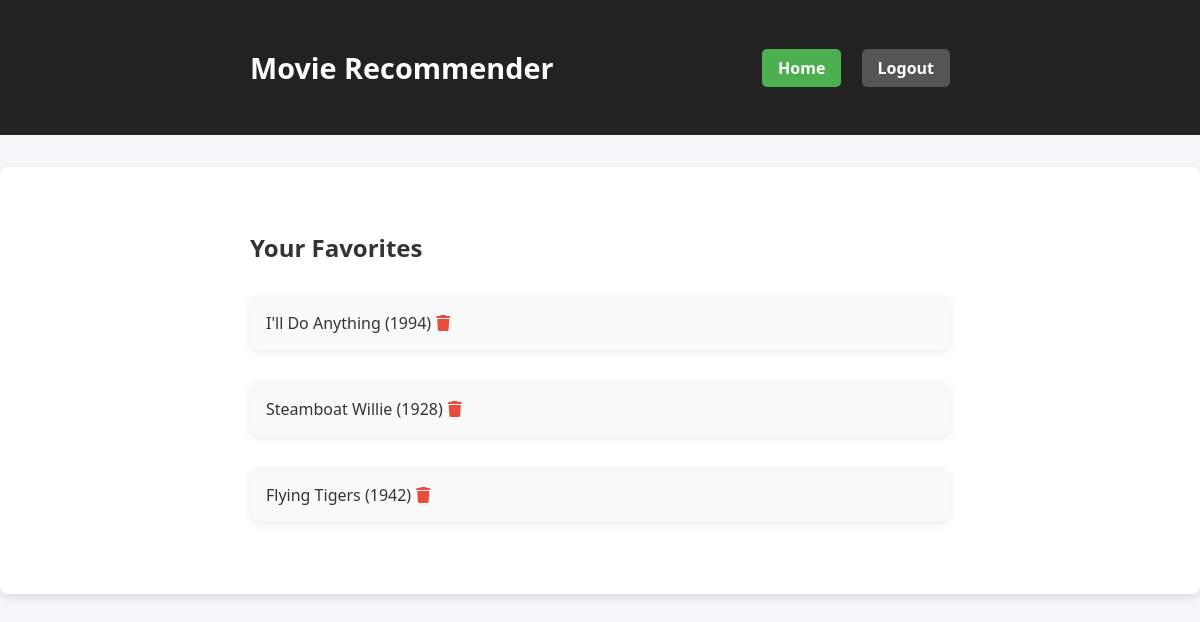
The page /favorites (signed in) on the database as committed earlier.
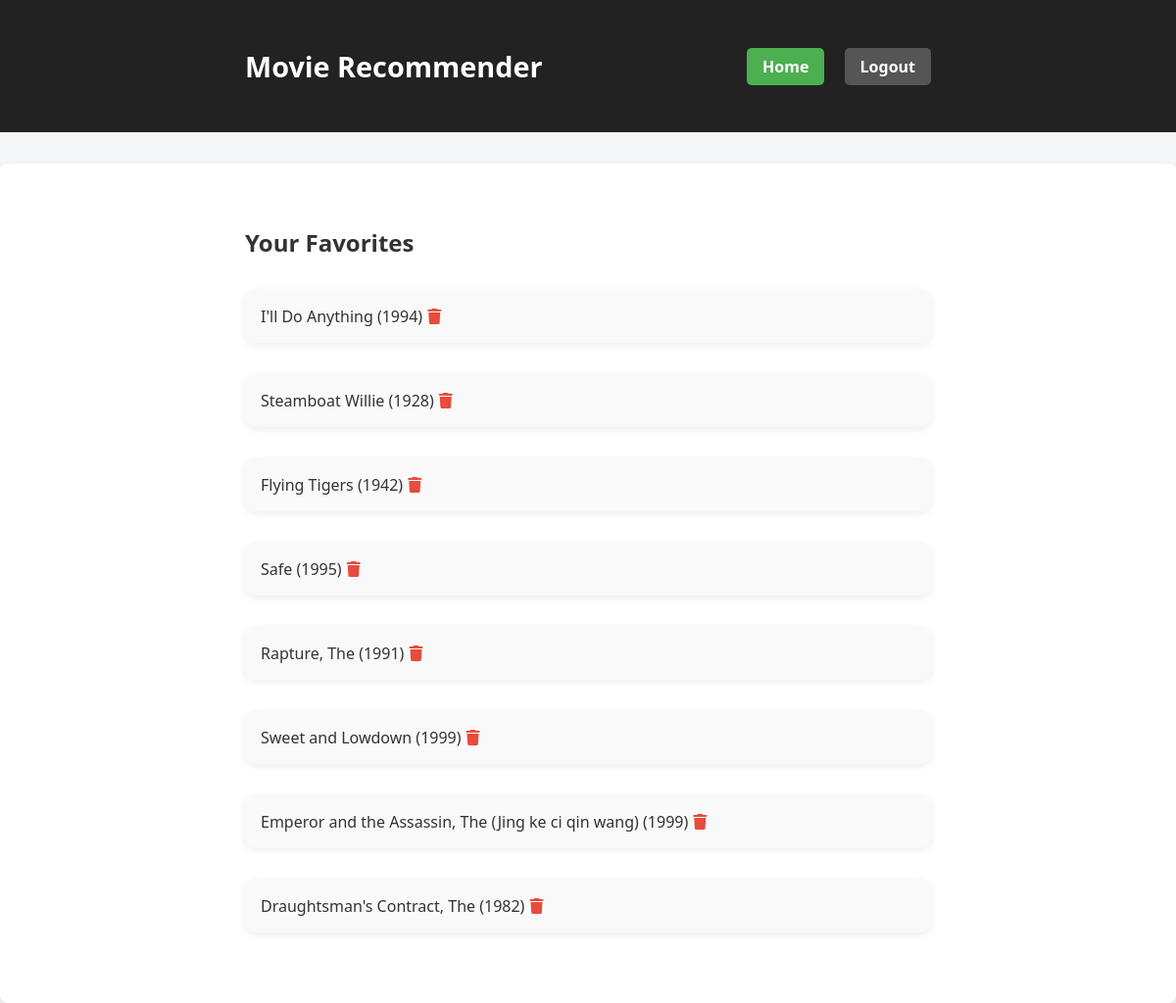
The same page on the database as committed later.
### models.py (models this page shows)
class UserPreference(db.Model):
    id = db.Column(db.Integer, primary_key=True)
    user_id = db.Column(db.Integer, db.ForeignKey('user.id'), nullable=False)
    movie_title = db.Column(db.String(200), nullable=False)

### app.py (the view)
@app.route('/favorites')
@login_required
def favorites():
    liked_movies = UserPreference.query.filter_by(user_id=current_user.id).all()
    return render_template('favorites.html', liked_movies=liked_movies)

### app.py (called while the page is built)
@login_manager.user_loader
def load_user(user_id):
    return User.query.get(int(user_id))

### templates/favorites.html (shortened to what this page needs)
<!DOCTYPE html>
<html lang="en">
<head>
    <link rel="stylesheet" href="{{ url_for('static', filename='style.css') }}">
    <link href="https://cdnjs.cloudflare.com/ajax/libs/font-awesome/6.4.0/css/all.min.css" rel="stylesheet" />
</head>
<body>
    <header>
        <div class="container">
            <h1>Movie Recommender</h1>
            <nav>
                <a href="{{ url_for('home') }}" class="btn">Home</a>
                <a href="{{ url_for('logout') }}" class="btn btn-secondary">Logout</a>
            </nav>
        </div>
    </header>
    <main>
        <div class="container">
            <h2>Your Favorites</h2>
            {% if liked_movies %}
            <ul class="recommendations">
                {% for item in liked_movies %}
                <li>
                    {{ item.movie_title }}
                    <form action="{{ url_for('remove_favorite', movie_id=item.id) }}" method="post"
                        style="display:inline;">
                        <button type="submit" class="btn btn-danger" title="Remove favorite">
                            <i class="fas fa-trash"></i>
                        </button>
                    </form>
                </li>
                {% endfor %}
            </ul>
            {% else %}
            <p>You haven't liked any movies yet.</p>
            {% endif %}
        </div>
    </main>
</body>
</html>

### static/style.css (style rules this page uses)
* { box-sizing: border-box; margin: 0; padding: 0; }
body { font-family: 'Segoe UI', Tahoma, Geneva, Verdana, sans-serif; background-color: #f4f6f8; color: #333; min-height: 100vh; }
.container { width: 90%; max-width: 700px; margin: 0 auto; padding: 2rem 0; }
header { background-color: #222; color: white; padding: 1rem 0; margin-bottom: 2rem; }
header .container { display: flex; justify-content: space-between; align-items: center; }
header h1 { font-weight: 700; font-size: 1.8rem; }
nav a.btn { background-color: #4caf50; color: white; padding: 0.5rem 1rem; border-radius: 5px; text-decoration: none; margin-left: 1rem; font-weight: 600; transition: background-color 0.3s ease; }
nav a.btn-secondary { background-color: #555; }
main h2 { margin-bottom: 1rem; }
main { background: white; padding: 2rem; border-radius: 8px; box-shadow: 0 4px 10px rgb(0 0 0 / 0.1); }
.recommendations { list-style-type: disc; padding-left: 1.5rem; }
.recommendations li { margin-bottom: 0.5rem; }
.btn.btn-danger { background: none; border: none; color: #e74c3c; cursor: pointer; font-size: 1rem; padding-left: 5px; transition: color 0.3s ease; }
header .container { display: flex; flex-wrap: wrap; justify-content: space-between; align-items: center; gap: 1rem; }
.recommendations { list-style: none; padding: 0; margin: 2em 0 0; display: flex; flex-direction: column; gap: 1.5em; }
.recommendations li { display: flex; background: #f9f9f9; border-radius: 10px; overflow: hidden; box-shadow: 0 2px 8px rgba(0, 0, 0, 0.08); padding: 1em; transition: transform 0.2s ease; }

Rows that differ between the two databases and show on the page:
added UserPreference: movie_title "Safe (1995)"
added UserPreference: movie_title "Rapture, The (1991)"
added UserPreference: movie_title "Sweet and Lowdown (1999)"
added UserPreference: movie_title "Emperor and the Assassin, The (Jing ke ci qin wang) (1999)"
added UserPreference: movie_title "Draughtsman's Contract, The (1982)"
